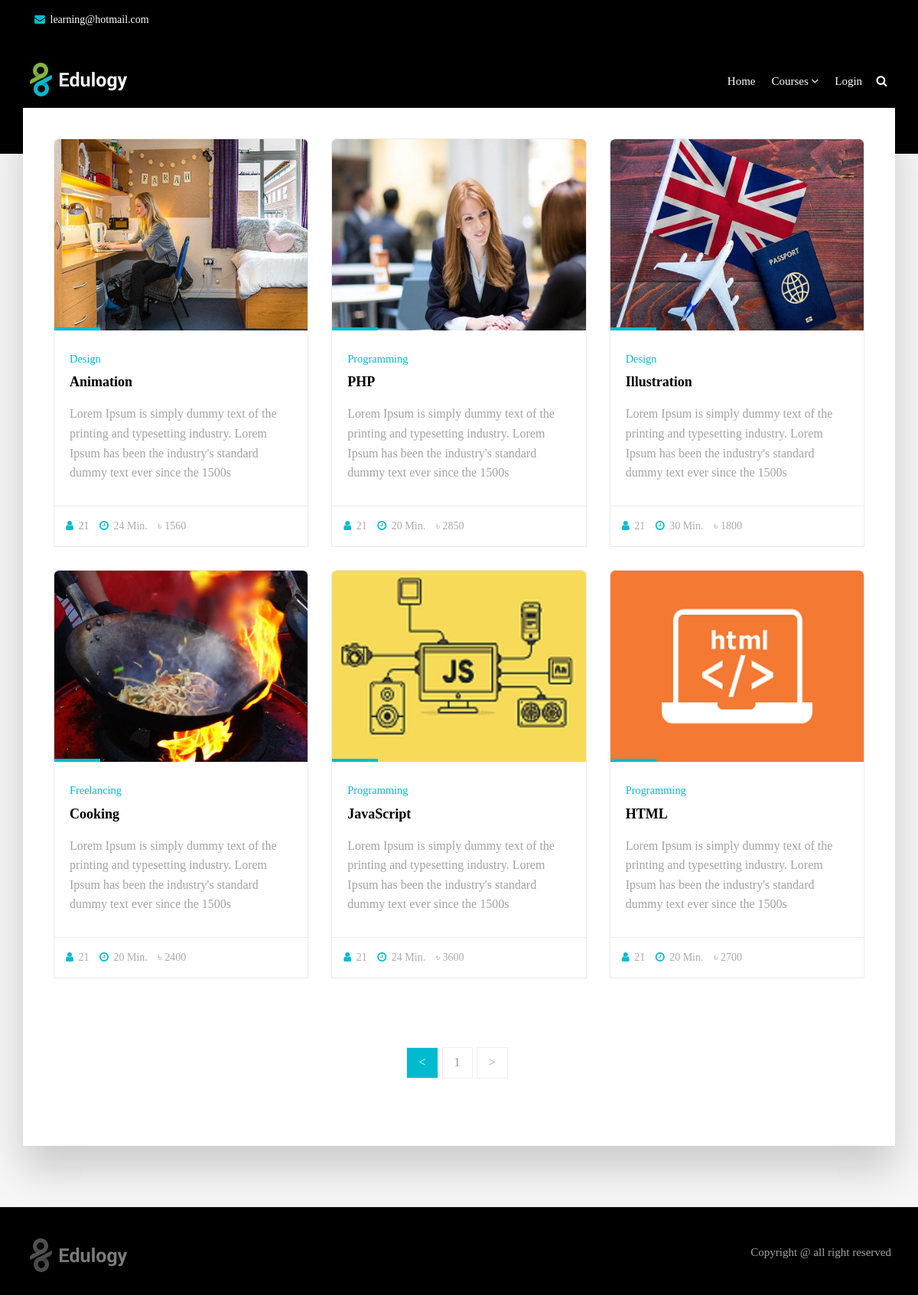
/courses.php, run on the app's committed database.
### tables this page shows
CREATE TABLE `courses` (
  `course_id` int(11) NOT NULL,
  `category_id` int(11) NOT NULL,
  `course_title` varchar(191) NOT NULL,
  `banner` varchar(191) NOT NULL,
  `short_description` text NOT NULL,
  `description` longtext NOT NULL,
  `price` varchar(191) NOT NULL,
  `discount` varchar(100) NOT NULL,
  `hours` varchar(100) NOT NULL,
  `total_hit` int(11) NOT NULL,
  `ratting` int(11) NOT NULL,
  `demo_video` varchar(191) DEFAULT NULL,
  `is_active` tinyint(4) NOT NULL,
  `created_at` timestamp NOT NULL DEFAULT current_timestamp()
);

CREATE TABLE `categories` (
  `cat_id` int(11) NOT NULL,
  `cat_name` varchar(191) NOT NULL,
  `is_active` tinyint(4) NOT NULL DEFAULT 0
);

### courses.php (the view, shortened to what this page needs)
<?php include 'header.php'; ?>
<section class="section db p120">
    <div class="container">
        <div class="row">
            <div class="col-md-12">
            </div>
        </div>
    </div>
</section>
<section class="section gb nopadtop">
    <div class="container">
        <div class="boxed boxedp4">
            <div class="row blog-grid">
                <?php
                if (isset($_GET['pageno'])) {
                    $pageno = $_GET['pageno'];
                } else {
                    $pageno = 1;
                }
                $no_of_records_per_page = 12;
                $offset = ($pageno-1) * $no_of_records_per_page;
                $total_pages_sql = "SELECT COUNT(*) FROM courses left join categories on categories.cat_id = courses.category_id where courses.is_active = 0  Order By course_id DESC";
                $result = mysqli_query($con,$total_pages_sql);
                $total_rows = mysqli_fetch_array($result)[0];
                $total_pages = ceil($total_rows / $no_of_records_per_page);
                $sqls = "SELECT * FROM courses left join categories on categories.cat_id = courses.category_id where courses.is_active = 0 LIMIT $offset, $no_of_records_per_page";
                ?>
                <?php
                $res_data = mysqli_query($con,$sqls);
                if ($res_data->num_rows > 0) {
                    foreach ($res_data as $key => $value) {
                ?>
                <div class="col-md-4">
                    <div class="course-box">
                        <div class="image-wrap entry">
                        <img style="width: 333px; height:250px;" src="<?php echo  $value['banner'];?>" alt="" class="img-responsive">
                        </div>
                        <div class="course-details">
                            <h4>
                                <small><?php echo  $value['cat_name'];?></small>
                                <a href="single-course.php?courseid=<?php echo $value['course_id'] ?>" title=""><?php echo  $value['course_title'];?></a>
                            </h4>
                            <p><?php echo  $value['short_description'];?></p>
                        </div>
                        <div class="course-footer clearfix">
                            <div class="pull-left">
                                <ul class="list-inline">
                                    <li><a href="#"><i class="fa fa-user"></i> 21</a></li>
                                    <li><a href="#"><i class="fa fa-clock-o"></i> <?php echo  $value['hours'];?> Min.</a></li>
                                    <li><a href="#">৳ <?php echo round( $value['price']-(($value['price']*$value['discount'])/100));?></a></li>
                                </ul>
                            </div>
                        </div>
                    </div>
                </div>
                <?php } } ?>
            </div>
            <div class="row">
                <div class="col-md-12 text-center">
                    <ul class="pagination ">
                        <li class="active"><a href="?pageno=1">&lt;</a></li>
                        <li class="active">
                        <?php
                        for ($i=1; $i <= $total_pages ; $i++) { ?>
                            <li><a href="?pageno=<?php echo $i; ?>"><?php echo $i; ?></a></li>
                        <?php  } ?>
                        </li>
                        <li><a href="?pageno=<?php echo $total_pages; ?>">&gt;</a></li>
                    </ul>
                </div>
            </div>
        </div>
    </div>
</section>
<?php include 'footer.php'; ?>

### style.css (style rules this page uses)
body { background-color: #f6f6f6; line-height: 1.6; font-size: 16px; color: #a2a2a2; }
body, p, li, a { font-family: Cambria, Cochin, Georgia, Times, 'Times New Roman', serif; }
.course-details h4 a, .readmore, .testimonial strong, h1, h2, h3, h4, h5, h6 { color: rgb(0, 0, 0); }
h1, h2, h3, h4, h5, h6 { line-height: 1.5; }
.cop-logo img, a { color: #000; text-decoration: none !important; -webkit-transition: all ease 0.3s; -moz-transition: all ease 0.3s; transition: all ease 0.3s; }
.pagination>li:first-child>a, .pagination>li:first-child>span, .pagination>li:last-child>a, .pagination>li:last-child>span { border-radius: 0; }
.pagination { margin: 0; }
.pagination>li>a, .pagination>li>span { background-color: #fff; border: 1px solid #eeeeee !important; color: #999; float: left; line-height: 1.42857; margin-left: 0; margin-right: 5px; padding: 8px 15px; position: relative; text-decoration: none; }
.boxed { box-shadow: 0 30px 50px 0 rgba(1, 1, 1, 0.18); padding: 8rem 4rem 8rem; background-color: #ffffff; margin-top: -60px; }
.boxed.boxedp4 { padding-top: 4rem; }
.section { background-color: #ffffff; padding: 8rem 0; position: relative; display: block; }
.section.gb { background-color: #f6f6f6; }
.section.db { background-color: #000000; }
.nopadtop { padding-top: 0 !important; }
.course-box { border-radius: 6px 6px 0 0; background-color: #ffffff; border: 1px solid #eaeaea; }
.course-box img { border-radius: 6px 6px 0 0; width: 100%; }
.course-details { padding: 3rem 2rem; }
.course-details h4 { font-size: 18px; padding: 0 0 1.5rem; font-weight: 700; margin: 0; }
.course-box small { display: block; font-size: 80%; margin-bottom: 10px; }
.course-details p { padding-bottom: 0; margin-bottom: 0; }
.course-footer ul { padding-bottom: 0; margin-bottom: 0; font-size: 14px; }
.course-footer a { color: #aaa; }
.course-footer i { padding-right: 3px; }
.course-footer { border-top: 1px solid #eaeaea; padding: 15px; }
.entry { position: relative; }
.image-wrap img { width: 100%; }
.image-wrap:after { content: ""; width: 60px; height: 4px; position: absolute; bottom: 0; left: 0; background-color: #111; right: 0; }
.blog-grid .col-md-6, .blog-grid .col-md-4 { margin-bottom: 30px }
.p120 { padding-bottom: 120px !important; }
.shop-desc small, .shop-meta a, .authorbox small, blockquote:before, blockquote:after, .blog-meta small a, .small-box i, .copyrights ul li:hover a, .footer .readmore, .breadcrumb>li a, .yamm h4, .yamm-content li:hover a, .yamm .hassubmenu li:hover a, .check li:before, .stat-count h3, .blog-desc h4:hover a, .post-meta li:after, .course-box small, .course-details h4:hover a, .course-footer i, a:hover, a:focus, .box i, .topbar .text-left i { color: #01bacf; }
.cb, .box .event-desc small, .pagination a, .pagination>.active>a, .pagination>.active>a:focus, .pagination>.active>a:hover, .pagination>.active>span, .pagination>.active>span:focus, .pagination>.active>span:hover, .tags-widget a, .owl-theme-01 .owl-nav [class*="owl-"]:hover, .yamm .dropdown-menu li:hover .menu-button, .yamm .dropdown-menu li .menu-button, mark, .bgcolor1, .image-wrap:before, .image-wrap:after, .btn-primary { border-color: #01bacf; background-color: #01bacf; box-shadow: inset 0 0 0 0 #00a8bd; -webkit-transition: all ease 0.5s; -moz-transition: all ease 0.5s; transition: all ease 0.5s; }

### data on the page
courses: banner (picture), category.cat_name "Design", course_title "Animation", short_description "Lorem Ipsum is simply dummy text of the printing and typesetting industry. Lorem Ipsum has been the industry's standard dummy text ever since the 1500s", hours "24", $value['price']-(($value['price']*$value['discount'])/100) "1560"
courses: banner (picture), category.cat_name "Programming", course_title "PHP", short_description "Lorem Ipsum is simply dummy text of the printing and typesetting industry. Lorem Ipsum has been the industry's standard dummy text ever since the 1500s", hours "20", $value['price']-(($value['price']*$value['discount'])/100) "2850"
courses: banner (picture), category.cat_name "Design", course_title "Illustration", short_description "Lorem Ipsum is simply dummy text of the printing and typesetting industry. Lorem Ipsum has been the industry's standard dummy text ever since the 1500s", hours "30", $value['price']-(($value['price']*$value['discount'])/100) "1800"
courses: banner (picture), category.cat_name "Freelancing", course_title "Cooking", short_description "Lorem Ipsum is simply dummy text of the printing and typesetting industry. Lorem Ipsum has been the industry's standard dummy text ever since the 1500s", hours "20", $value['price']-(($value['price']*$value['discount'])/100) "2400"
courses: banner (picture), category.cat_name "Programming", course_title "JavaScript", short_description "Lorem Ipsum is simply dummy text of the printing and typesetting industry. Lorem Ipsum has been the industry's standard dummy text ever since the 1500s", hours "24", $value['price']-(($value['price']*$value['discount'])/100) "3600"
courses: banner (picture), category.cat_name "Programming", course_title "HTML", short_description "Lorem Ipsum is simply dummy text of the printing and typesetting industry. Lorem Ipsum has been the industry's standard dummy text ever since the 1500s", hours "20", $value['price']-(($value['price']*$value['discount'])/100) "2700"
